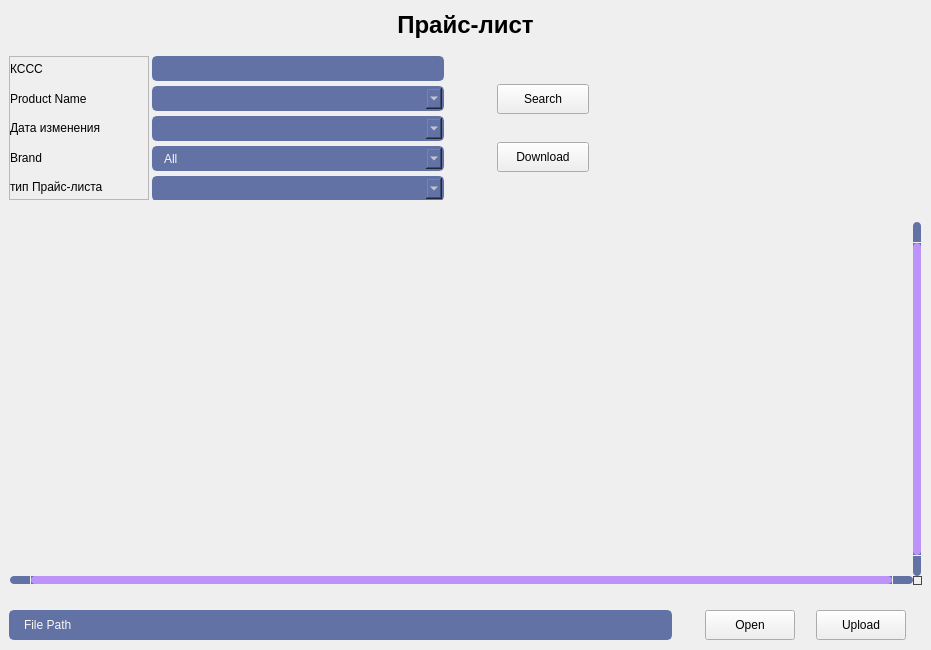
<?xml version="1.0" encoding="UTF-8"?>
<ui version="4.0">
 <class>Form</class>
 <widget class="QWidget" name="Form">
  <property name="geometry">
   <rect>
    <x>0</x>
    <y>0</y>
    <width>931</width>
    <height>650</height>
   </rect>
  </property>
  <property name="minimumSize">
   <size>
    <width>930</width>
    <height>650</height>
   </size>
  </property>
  <property name="windowTitle">
   <string>Form</string>
  </property>
  <property name="styleSheet">
   <string notr="true">QTableWidget {	
	background-color: transparent;
	padding: 10px;
	border-radius: 5px;
	gridline-color: #9faeda;
    outline: none;
}
QTableWidget::item{
	border-color: #9faeda;
	padding-left: 5px;
	padding-right: 5px;
	gridline-color: #9faeda;
}
QTableWidget::item:selected{
	background-color: rgb(189, 147, 249);
    color: #f8f8f2;
}
QHeaderView::section{
	background-color: #6272a4;
	max-width: 30px;
	border: none;
	border-style: none;
}
QTableWidget::horizontalHeader {	
	background-color: #6272a4;
}
QHeaderView::section:horizontal
{
    border: 1px solid #6272a4;
	background-color: #6272a4;
	padding: 3px;
	border-top-left-radius: 7px;
    border-top-right-radius: 7px;
    color: #f8f8f2;
}
QHeaderView::section:vertical
{
    border: 1px solid #6272a4;
}

QLineEdit {
	background-color: #6272a4;
	border-radius: 5px;
	border: 2px solid #6272a4;
	padding-left: 10px;
	selection-color: rgb(255, 255, 255);
	selection-background-color: rgb(255, 121, 198);
    color: #f8f8f2;
}
QLineEdit:hover {
	border: 2px solid rgb(64, 71, 88);
}
QLineEdit:focus {
	border: 2px solid #ff79c6;
}

QComboBox {
	background-color: #6272a4;
	border-radius: 5px;
	border: 2px solid #6272a4;
	padding-left: 10px;
	selection-color: rgb(255, 255, 255);
	selection-background-color: rgb(255, 121, 198);
    color: #f8f8f2;
	font: 9pt &quot;Segoe UI&quot;;
}
QComboBox:hover {
	border: 2px solid rgb(64, 71, 88);
}
QComboBox:focus {
	border: 2px solid #ff79c6;
}

QScrollBar:horizontal {
    border: none;
    background: #6272a4;
    height: 8px;
    margin: 0px 21px 0 21px;
	border-radius: 0px;
}
QScrollBar::handle:horizontal {
    background: rgb(189, 147, 249);
    min-width: 25px;
	border-radius: 4px
}
QScrollBar::add-line:horizontal {
    border: none;
    background: #6272a4;
    width: 20px;
	border-top-right-radius: 4px;
    border-bottom-right-radius: 4px;
    subcontrol-position: right;
    subcontrol-origin: margin;
}
QScrollBar::sub-line:horizontal {
    border: none;
    background: #6272a4;
    width: 20px;
	border-top-left-radius: 4px;
    border-bottom-left-radius: 4px;
    subcontrol-position: left;
    subcontrol-origin: margin;
}
QScrollBar::up-arrow:horizontal, QScrollBar::down-arrow:horizontal
{
     background: none;
}
QScrollBar::add-page:horizontal, QScrollBar::sub-page:horizontal
{
     background: none;
}
 QScrollBar:vertical {
	border: none;
    background-color: #6272a4;
    width: 8px;
    margin: 21px 0 21px 0;
	border-radius: 0px;
 }
 QScrollBar::handle:vertical {	
	background: rgb(189, 147, 249);
    min-height: 25px;
	border-radius: 4px
 }
 QScrollBar::add-line:vertical {
     border: none;
    background: #6272a4;
     height: 20px;
	border-bottom-left-radius: 4px;
    border-bottom-right-radius: 4px;
     subcontrol-position: bottom;
     subcontrol-origin: margin;
 }
 QScrollBar::sub-line:vertical {
	border: none;
    background: #6272a4;
     height: 20px;
	border-top-left-radius: 4px;
    border-top-right-radius: 4px;
     subcontrol-position: top;
     subcontrol-origin: margin;
 }
 QScrollBar::up-arrow:vertical, QScrollBar::down-arrow:vertical {
     background: none;
 }

 QScrollBar::add-page:vertical, QScrollBar::sub-page:vertical {
     background: none;
 }
</string>
  </property>
  <layout class="QHBoxLayout" name="horizontalLayout">
   <property name="leftMargin">
    <number>0</number>
   </property>
   <property name="topMargin">
    <number>0</number>
   </property>
   <property name="rightMargin">
    <number>0</number>
   </property>
   <property name="bottomMargin">
    <number>0</number>
   </property>
   <item>
    <widget class="QWidget" name="widget" native="true">
     <layout class="QVBoxLayout" name="verticalLayout">
      <property name="spacing">
       <number>6</number>
      </property>
      <property name="leftMargin">
       <number>0</number>
      </property>
      <property name="topMargin">
       <number>0</number>
      </property>
      <property name="rightMargin">
       <number>0</number>
      </property>
      <property name="bottomMargin">
       <number>0</number>
      </property>
      <item>
       <widget class="QLabel" name="label">
        <property name="minimumSize">
         <size>
          <width>0</width>
          <height>50</height>
         </size>
        </property>
        <property name="font">
         <font>
          <pointsize>18</pointsize>
          <bold>true</bold>
         </font>
        </property>
        <property name="layoutDirection">
         <enum>Qt::LeftToRight</enum>
        </property>
        <property name="text">
         <string>Прайс-лист</string>
        </property>
        <property name="alignment">
         <set>Qt::AlignCenter</set>
        </property>
       </widget>
      </item>
      <item>
       <widget class="QFrame" name="frame_Search">
        <property name="minimumSize">
         <size>
          <width>0</width>
          <height>150</height>
         </size>
        </property>
        <property name="maximumSize">
         <size>
          <width>16777215</width>
          <height>150</height>
         </size>
        </property>
        <layout class="QHBoxLayout" name="horizontalLayout_5">
         <property name="spacing">
          <number>3</number>
         </property>
         <property name="leftMargin">
          <number>9</number>
         </property>
         <property name="topMargin">
          <number>0</number>
         </property>
         <property name="rightMargin">
          <number>0</number>
         </property>
         <property name="bottomMargin">
          <number>6</number>
         </property>
         <item>
          <widget class="QFrame" name="frame">
           <property name="minimumSize">
            <size>
             <width>140</width>
             <height>0</height>
            </size>
           </property>
           <property name="maximumSize">
            <size>
             <width>16777215</width>
             <height>16777215</height>
            </size>
           </property>
           <property name="frameShape">
            <enum>QFrame::StyledPanel</enum>
           </property>
           <property name="frameShadow">
            <enum>QFrame::Raised</enum>
           </property>
           <layout class="QVBoxLayout" name="verticalLayout_2">
            <property name="leftMargin">
             <number>0</number>
            </property>
            <property name="topMargin">
             <number>0</number>
            </property>
            <property name="rightMargin">
             <number>9</number>
            </property>
            <property name="bottomMargin">
             <number>0</number>
            </property>
            <item>
             <widget class="QLabel" name="label_2">
              <property name="font">
               <font>
                <pointsize>9</pointsize>
               </font>
              </property>
              <property name="text">
               <string>КССС</string>
              </property>
             </widget>
            </item>
            <item>
             <widget class="QLabel" name="label_3">
              <property name="font">
               <font>
                <pointsize>9</pointsize>
               </font>
              </property>
              <property name="text">
               <string>Product Name</string>
              </property>
             </widget>
            </item>
            <item>
             <widget class="QLabel" name="label_6">
              <property name="font">
               <font>
                <pointsize>9</pointsize>
               </font>
              </property>
              <property name="text">
               <string>Дата изменения</string>
              </property>
             </widget>
            </item>
            <item>
             <widget class="QLabel" name="label_4">
              <property name="font">
               <font>
                <pointsize>9</pointsize>
               </font>
              </property>
              <property name="text">
               <string>Brand</string>
              </property>
             </widget>
            </item>
            <item>
             <widget class="QLabel" name="label_5">
              <property name="text">
               <string>тип Прайс-листа</string>
              </property>
             </widget>
            </item>
           </layout>
          </widget>
         </item>
         <item>
          <widget class="QFrame" name="frame_2">
           <property name="maximumSize">
            <size>
             <width>300</width>
             <height>16777215</height>
            </size>
           </property>
           <layout class="QVBoxLayout" name="verticalLayout_3">
            <property name="spacing">
             <number>6</number>
            </property>
            <property name="leftMargin">
             <number>0</number>
            </property>
            <property name="topMargin">
             <number>0</number>
            </property>
            <property name="rightMargin">
             <number>0</number>
            </property>
            <property name="bottomMargin">
             <number>0</number>
            </property>
            <item>
             <widget class="QLineEdit" name="line_KSSS">
              <property name="minimumSize">
               <size>
                <width>0</width>
                <height>25</height>
               </size>
              </property>
              <property name="maximumSize">
               <size>
                <width>16777215</width>
                <height>25</height>
               </size>
              </property>
              <property name="text">
               <string/>
              </property>
             </widget>
            </item>
            <item>
             <widget class="QComboBox" name="line_prod_name">
              <property name="minimumSize">
               <size>
                <width>0</width>
                <height>25</height>
               </size>
              </property>
              <property name="maximumSize">
               <size>
                <width>16777215</width>
                <height>25</height>
               </size>
              </property>
             </widget>
            </item>
            <item>
             <widget class="QComboBox" name="line_date">
              <property name="minimumSize">
               <size>
                <width>0</width>
                <height>25</height>
               </size>
              </property>
              <property name="maximumSize">
               <size>
                <width>16777215</width>
                <height>25</height>
               </size>
              </property>
             </widget>
            </item>
            <item>
             <widget class="QComboBox" name="line_brand">
              <property name="minimumSize">
               <size>
                <width>0</width>
                <height>25</height>
               </size>
              </property>
              <property name="maximumSize">
               <size>
                <width>16777215</width>
                <height>25</height>
               </size>
              </property>
              <item>
               <property name="text">
                <string>All</string>
               </property>
              </item>
              <item>
               <property name="text">
                <string>TEBOIL</string>
               </property>
              </item>
              <item>
               <property name="text">
                <string>Shell</string>
               </property>
              </item>
             </widget>
            </item>
            <item>
             <widget class="QComboBox" name="line_PL_type">
              <property name="minimumSize">
               <size>
                <width>0</width>
                <height>25</height>
               </size>
              </property>
              <property name="maximumSize">
               <size>
                <width>16777215</width>
                <height>25</height>
               </size>
              </property>
             </widget>
            </item>
           </layout>
          </widget>
         </item>
         <item>
          <spacer name="horizontalSpacer">
           <property name="orientation">
            <enum>Qt::Horizontal</enum>
           </property>
           <property name="sizeType">
            <enum>QSizePolicy::Fixed</enum>
           </property>
           <property name="sizeHint" stdset="0">
            <size>
             <width>50</width>
             <height>20</height>
            </size>
           </property>
          </spacer>
         </item>
         <item>
          <widget class="QFrame" name="frame_3">
           <property name="minimumSize">
            <size>
             <width>93</width>
             <height>0</height>
            </size>
           </property>
           <property name="maximumSize">
            <size>
             <width>120</width>
             <height>16777215</height>
            </size>
           </property>
           <layout class="QVBoxLayout" name="verticalLayout_4">
            <property name="spacing">
             <number>0</number>
            </property>
            <property name="leftMargin">
             <number>0</number>
            </property>
            <property name="topMargin">
             <number>0</number>
            </property>
            <property name="rightMargin">
             <number>0</number>
            </property>
            <property name="bottomMargin">
             <number>0</number>
            </property>
            <item>
             <widget class="QPushButton" name="btn_find">
              <property name="minimumSize">
               <size>
                <width>92</width>
                <height>30</height>
               </size>
              </property>
              <property name="maximumSize">
               <size>
                <width>92</width>
                <height>16777215</height>
               </size>
              </property>
              <property name="text">
               <string>Search</string>
              </property>
              <property name="icon">
               <iconset resource="../../static/resource.qrc">
                <normaloff>:/icon/icon/search.svg</normaloff>:/icon/icon/search.svg</iconset>
              </property>
             </widget>
            </item>
            <item>
             <widget class="QPushButton" name="btn_download">
              <property name="minimumSize">
               <size>
                <width>92</width>
                <height>30</height>
               </size>
              </property>
              <property name="maximumSize">
               <size>
                <width>92</width>
                <height>16777215</height>
               </size>
              </property>
              <property name="text">
               <string>Download</string>
              </property>
              <property name="icon">
               <iconset resource="../../static/resource.qrc">
                <normaloff>:/icon/icon/download.svg</normaloff>:/icon/icon/download.svg</iconset>
              </property>
             </widget>
            </item>
           </layout>
          </widget>
         </item>
         <item>
          <spacer name="horizontalSpacer_3">
           <property name="orientation">
            <enum>Qt::Horizontal</enum>
           </property>
           <property name="sizeType">
            <enum>QSizePolicy::Fixed</enum>
           </property>
           <property name="sizeHint" stdset="0">
            <size>
             <width>50</width>
             <height>20</height>
            </size>
           </property>
          </spacer>
         </item>
         <item>
          <spacer name="horizontalSpacer_2">
           <property name="orientation">
            <enum>Qt::Horizontal</enum>
           </property>
           <property name="sizeHint" stdset="0">
            <size>
             <width>40</width>
             <height>20</height>
            </size>
           </property>
          </spacer>
         </item>
        </layout>
       </widget>
      </item>
      <item>
       <widget class="QTableWidget" name="table">
        <property name="verticalScrollBarPolicy">
         <enum>Qt::ScrollBarAlwaysOn</enum>
        </property>
        <property name="horizontalScrollBarPolicy">
         <enum>Qt::ScrollBarAlwaysOn</enum>
        </property>
        <property name="sizeAdjustPolicy">
         <enum>QAbstractScrollArea::AdjustToContents</enum>
        </property>
        <property name="selectionMode">
         <enum>QAbstractItemView::SingleSelection</enum>
        </property>
        <property name="sortingEnabled">
         <bool>true</bool>
        </property>
        <property name="columnCount">
         <number>0</number>
        </property>
        <attribute name="horizontalHeaderCascadingSectionResizes">
         <bool>true</bool>
        </attribute>
        <attribute name="horizontalHeaderMinimumSectionSize">
         <number>25</number>
        </attribute>
        <attribute name="horizontalHeaderShowSortIndicator" stdset="0">
         <bool>true</bool>
        </attribute>
        <attribute name="horizontalHeaderStretchLastSection">
         <bool>true</bool>
        </attribute>
        <attribute name="verticalHeaderVisible">
         <bool>false</bool>
        </attribute>
        <attribute name="verticalHeaderCascadingSectionResizes">
         <bool>false</bool>
        </attribute>
        <attribute name="verticalHeaderMinimumSectionSize">
         <number>0</number>
        </attribute>
        <attribute name="verticalHeaderDefaultSectionSize">
         <number>10</number>
        </attribute>
        <attribute name="verticalHeaderHighlightSections">
         <bool>false</bool>
        </attribute>
       </widget>
      </item>
      <item>
       <widget class="QFrame" name="frame_Update">
        <property name="minimumSize">
         <size>
          <width>0</width>
          <height>50</height>
         </size>
        </property>
        <property name="maximumSize">
         <size>
          <width>16777215</width>
          <height>50</height>
         </size>
        </property>
        <layout class="QHBoxLayout" name="horizontalLayout_4">
         <property name="spacing">
          <number>0</number>
         </property>
         <property name="leftMargin">
          <number>0</number>
         </property>
         <property name="topMargin">
          <number>0</number>
         </property>
         <property name="rightMargin">
          <number>0</number>
         </property>
         <property name="bottomMargin">
          <number>0</number>
         </property>
         <item>
          <widget class="QFrame" name="frame_4">
           <property name="minimumSize">
            <size>
             <width>0</width>
             <height>50</height>
            </size>
           </property>
           <layout class="QVBoxLayout" name="verticalLayout_5">
            <item>
             <widget class="QLabel" name="label_Price_File">
              <property name="minimumSize">
               <size>
                <width>0</width>
                <height>30</height>
               </size>
              </property>
              <property name="maximumSize">
               <size>
                <width>16777215</width>
                <height>30</height>
               </size>
              </property>
              <property name="styleSheet">
               <string notr="true">background-color: #6272a4;
border-radius: 5px;
border: 2px solid #6272a4;
padding-left: 10px;
selection-color: rgb(255, 255, 255);
selection-background-color: rgb(255, 121, 198);
color: #f8f8f2;</string>
              </property>
              <property name="text">
               <string>File Path</string>
              </property>
             </widget>
            </item>
           </layout>
          </widget>
         </item>
         <item>
          <widget class="QFrame" name="frame_5">
           <property name="minimumSize">
            <size>
             <width>120</width>
             <height>50</height>
            </size>
           </property>
           <property name="maximumSize">
            <size>
             <width>250</width>
             <height>16777215</height>
            </size>
           </property>
           <layout class="QHBoxLayout" name="horizontalLayout_3">
            <item>
             <widget class="QPushButton" name="btn_open_file">
              <property name="minimumSize">
               <size>
                <width>90</width>
                <height>30</height>
               </size>
              </property>
              <property name="maximumSize">
               <size>
                <width>90</width>
                <height>16777215</height>
               </size>
              </property>
              <property name="text">
               <string>Open</string>
              </property>
              <property name="icon">
               <iconset resource="../../static/resource.qrc">
                <normaloff>:/icon/icon/folder.svg</normaloff>:/icon/icon/folder.svg</iconset>
              </property>
             </widget>
            </item>
            <item>
             <widget class="QPushButton" name="btn_upload_file">
              <property name="minimumSize">
               <size>
                <width>90</width>
                <height>30</height>
               </size>
              </property>
              <property name="maximumSize">
               <size>
                <width>90</width>
                <height>16777215</height>
               </size>
              </property>
              <property name="text">
               <string>Upload</string>
              </property>
              <property name="icon">
               <iconset resource="../../static/resource.qrc">
                <normaloff>:/icon/icon/upload.svg</normaloff>:/icon/icon/upload.svg</iconset>
              </property>
             </widget>
            </item>
           </layout>
          </widget>
         </item>
        </layout>
       </widget>
      </item>
     </layout>
    </widget>
   </item>
  </layout>
 </widget>
 <resources>
  <include location="../../static/resource.qrc"/>
 </resources>
 <connections/>
</ui>
